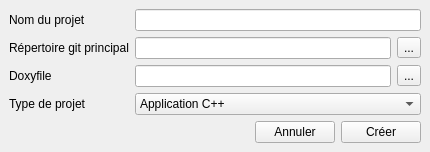
<?xml version="1.0" encoding="UTF-8"?>
<ui version="4.0">
 <class>NewProject</class>
 <widget class="QMainWindow" name="NewProject">
  <property name="geometry">
   <rect>
    <x>0</x>
    <y>0</y>
    <width>430</width>
    <height>142</height>
   </rect>
  </property>
  <property name="windowTitle">
   <string>MainWindow</string>
  </property>
  <widget class="QWidget" name="centralwidget">
   <layout class="QGridLayout" name="gridLayout">
    <item row="1" column="1">
     <widget class="QPushButton" name="pushButton_cancel">
      <property name="text">
       <string>Annuler</string>
      </property>
     </widget>
    </item>
    <item row="1" column="2">
     <widget class="QPushButton" name="pushButton_create">
      <property name="text">
       <string>Créer</string>
      </property>
     </widget>
    </item>
    <item row="1" column="0">
     <spacer name="horizontalSpacer">
      <property name="orientation">
       <enum>Qt::Horizontal</enum>
      </property>
      <property name="sizeHint" stdset="0">
       <size>
        <width>40</width>
        <height>20</height>
       </size>
      </property>
     </spacer>
    </item>
    <item row="0" column="0" colspan="3">
     <layout class="QFormLayout" name="formLayout">
      <item row="1" column="0">
       <widget class="QLabel" name="label_mainGitDir">
        <property name="text">
         <string>Répertoire git principal</string>
        </property>
       </widget>
      </item>
      <item row="1" column="1">
       <layout class="QHBoxLayout" name="horizontalLayout">
        <item>
         <widget class="QLineEdit" name="lineEdit_mainGitDir">
          <property name="readOnly">
           <bool>true</bool>
          </property>
         </widget>
        </item>
        <item>
         <widget class="QToolButton" name="toolButton_mainGitDir">
          <property name="text">
           <string>...</string>
          </property>
         </widget>
        </item>
       </layout>
      </item>
      <item row="2" column="1">
       <layout class="QHBoxLayout" name="horizontalLayout_2">
        <item>
         <widget class="QLineEdit" name="lineEdit_doxyfile">
          <property name="readOnly">
           <bool>true</bool>
          </property>
         </widget>
        </item>
        <item>
         <widget class="QToolButton" name="toolButton_doxyfile">
          <property name="text">
           <string>...</string>
          </property>
         </widget>
        </item>
       </layout>
      </item>
      <item row="2" column="0">
       <widget class="QLabel" name="label_doxyfile">
        <property name="text">
         <string>Doxyfile</string>
        </property>
       </widget>
      </item>
      <item row="3" column="0">
       <widget class="QLabel" name="label_projectType">
        <property name="text">
         <string>Type de projet</string>
        </property>
       </widget>
      </item>
      <item row="3" column="1">
       <widget class="QComboBox" name="comboBox_projectType">
        <item>
         <property name="text">
          <string>Application C++</string>
         </property>
        </item>
        <item>
         <property name="text">
          <string>Librairie statique C++</string>
         </property>
        </item>
        <item>
         <property name="text">
          <string>Librairie Dynamique C++</string>
         </property>
        </item>
       </widget>
      </item>
      <item row="0" column="0">
       <widget class="QLabel" name="label_projectName">
        <property name="text">
         <string>Nom du projet</string>
        </property>
       </widget>
      </item>
      <item row="0" column="1">
       <widget class="QLineEdit" name="lineEdit_projectName"/>
      </item>
     </layout>
    </item>
   </layout>
  </widget>
 </widget>
 <resources/>
 <connections/>
</ui>
